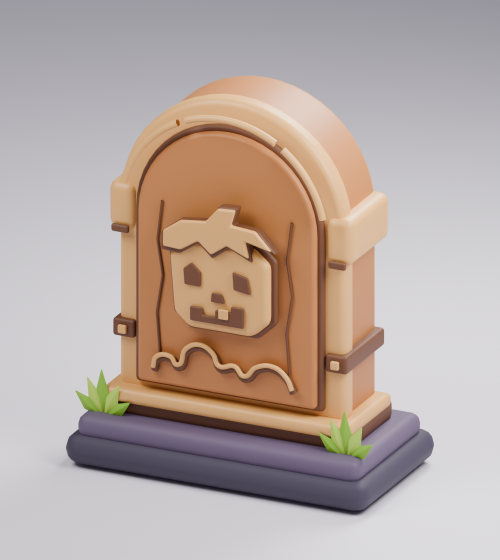
#> input picture art/graves-reference-v2/previews/Grave_Wooden.png, 1000 x 1120 px (shown at 1/2 size); its folder holds 7 pictures in this run
$ python package_review.py
#> lines starting #> are read from the running program, lines starting #| are printed output that depends on the picture
"""Prepare the review boards and verify the standalone GLB payloads."""
import json, math, struct, zipfile
from pathlib import Path
from PIL import Image, ImageDraw, ImageFont

R=Path(__file__).resolve().parent
font='/System/Library/Fonts/Supplemental/Arial.ttf'
bold='/System/Library/Fonts/Supplemental/Arial Bold.ttf'
def f(size,heavy=False):return ImageFont.truetype(bold if heavy else font,size)
names=[('Wooden','Деревянная'),('Stone','Каменная'),('Marble','Мраморная'),('Golden','Золотая'),('Lunar','Лунная')]
sheet=Image.new('RGB',(2500,800),'#F4F0F5');d=ImageDraw.Draw(sheet)
d.text((48,28),'МОГИЛЫ / НОВЫЙ НАБОР',font=f(42,True),fill='#342A45')
d.text((48,86),'3D-модели по референсу • На согласование • В игру не установлены',font=f(25),fill='#746B80')
for i,(kind,title) in enumerate(names):
    im=Image.open(R/'previews'/('Grave_'+kind+'.png')).convert('RGB');im.thumbnail((480,560))
    sheet.paste(im,(i*500+(500-im.width)//2,145))
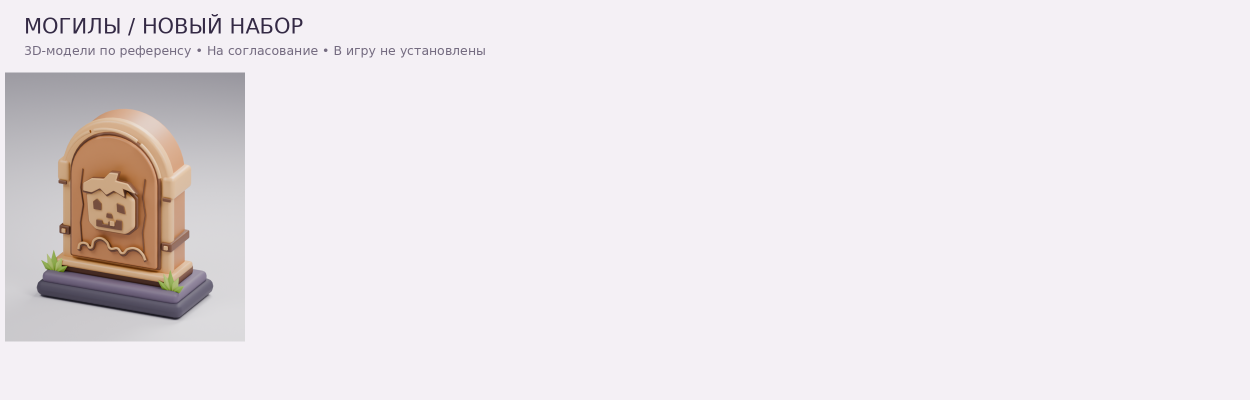
#> sheet: PIL image 2500x800 RGB (shown at 1/2 size); mean R, G, B 235.2, 229.8, 233.4
    d.text((i*500+250,724),title,anchor='mm',font=f(28,True),fill='#342A45')
#> pass 2 of the loop `for i,(kind,title) in enumerate(names):`:
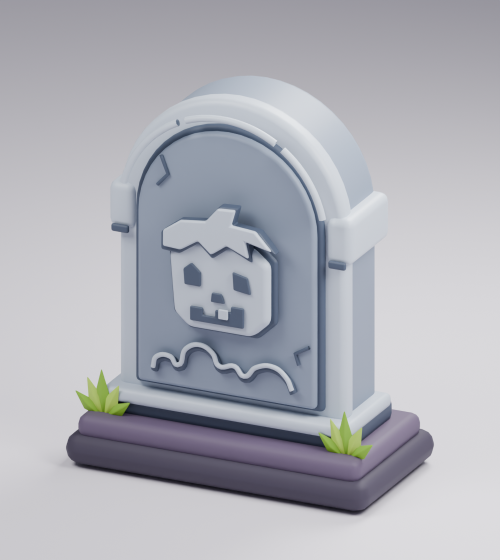
#> input picture art/graves-reference-v2/previews/Grave_Stone.png, 1000 x 1120 px (shown at 1/2 size)
#> pass 3 of the loop `for i,(kind,title) in enumerate(names):`:
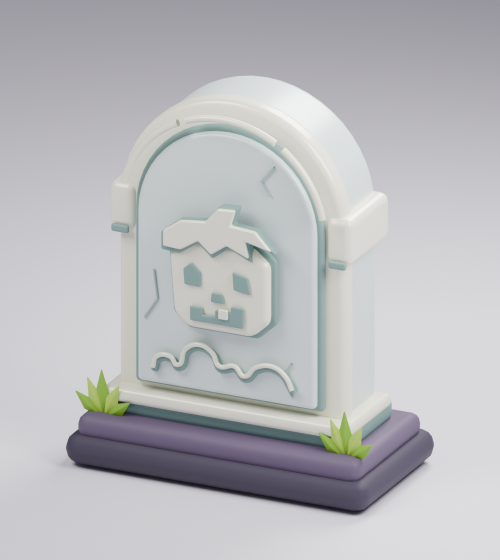
#> input picture art/graves-reference-v2/previews/Grave_Marble.png, 1000 x 1120 px (shown at 1/2 size)
#> the loop made 5 passes; the first 3 are shown
sheet.save(R/'previews'/'lineup.jpg',quality=94)
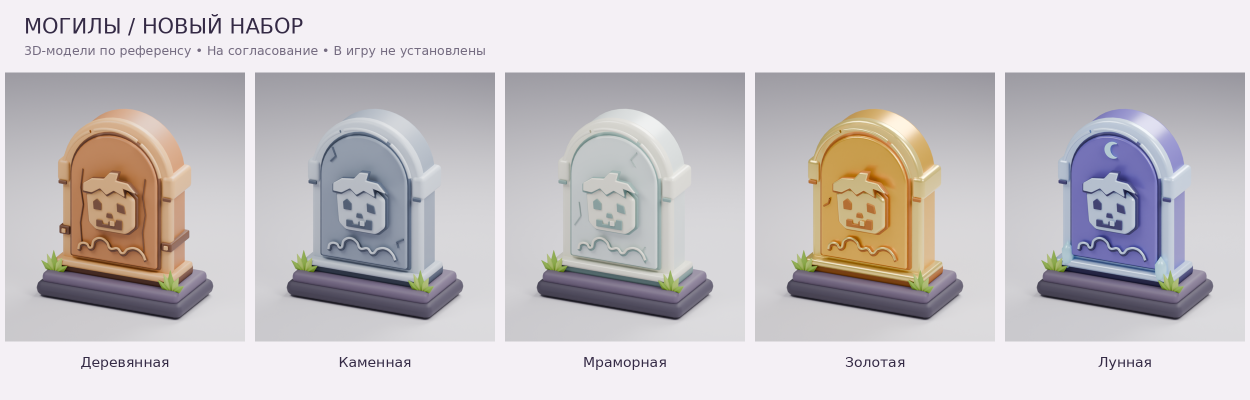
#> saved as lineup.jpg: PIL image 2500x800 RGB (shown at 1/2 size); mean R, G, B 201.2, 196.5, 198.9

sheet=Image.new('RGB',(1800,850),'#F4F0F5');d=ImageDraw.Draw(sheet)
#> after `sheet = Image.new('RGB', (1800, 850), '#F4F0F5')`:
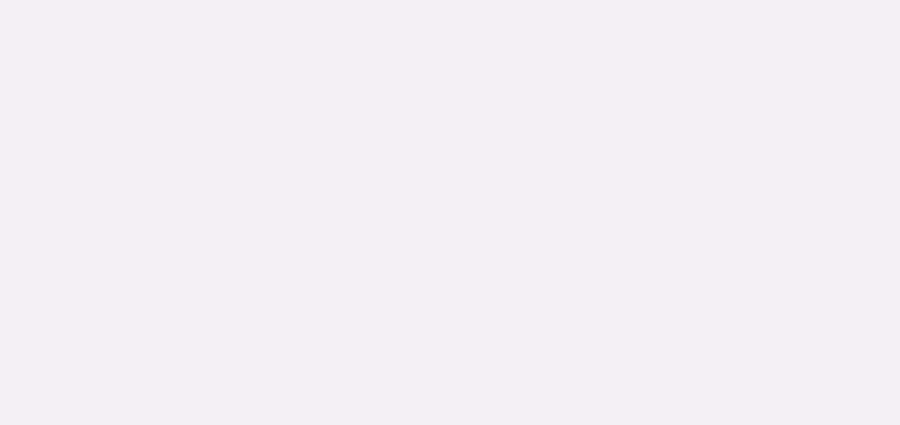
#> sheet: PIL image 1800x850 RGB (shown at 1/2 size); mean R, G, B 244, 240, 245
d.text((40,24),'ЗОЛОТАЯ / ОБЗОР ФОРМЫ',font=f(36,True),fill='#342A45')
for i,(img,title) in enumerate([('Golden_front.png','Спереди'),('Grave_Golden.png','Три четверти'),('Golden_back.png','Сзади')]):
    im=Image.open(R/'previews'/img).convert('RGB');im.thumbnail((580,680))
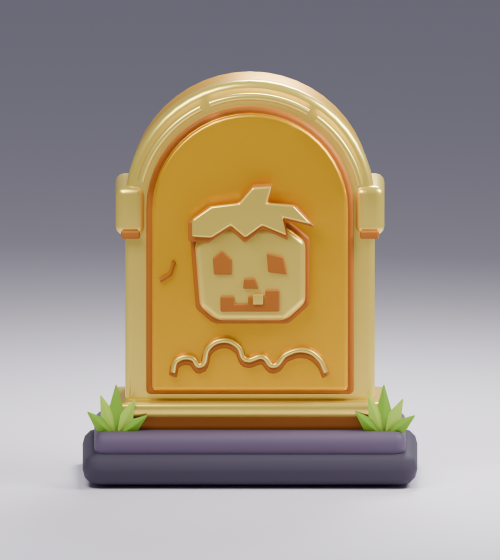
#> input picture art/graves-reference-v2/previews/Golden_front.png, 1000 x 1120 px (shown at 1/2 size)
#> after `im.thumbnail((580, 680))`:
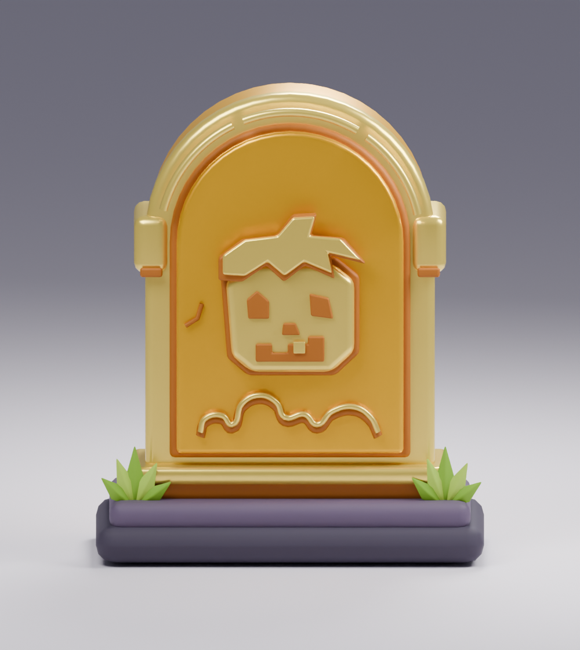
#> im: PIL image 580x650 RGB; mean R, G, B 160, 147.2, 131.9
    sheet.paste(im,(i*600+(600-im.width)//2,92))
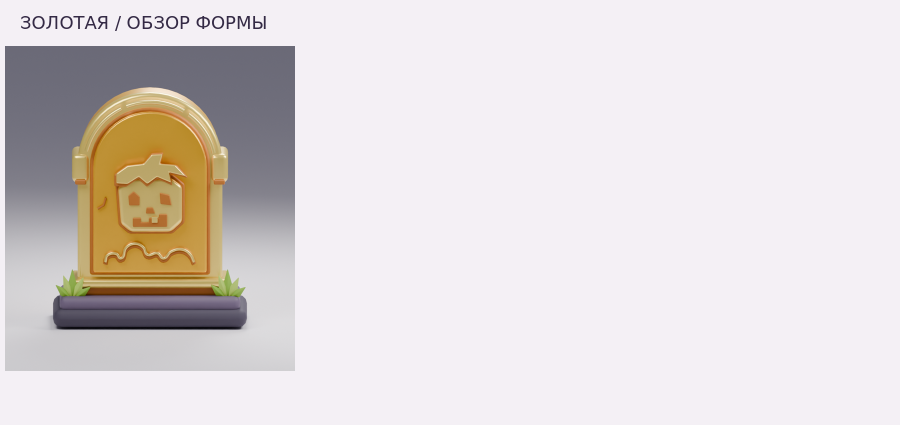
#> sheet: PIL image 1800x850 RGB (shown at 1/2 size); mean R, G, B 222.8, 216.6, 216.7
    d.text((i*600+300,798),title,anchor='mm',font=f(25,True),fill='#342A45')
#> pass 2 of the loop `for i,(img,title) in enumerate([('Golden_front.png','Спереди'),('Grave..`:
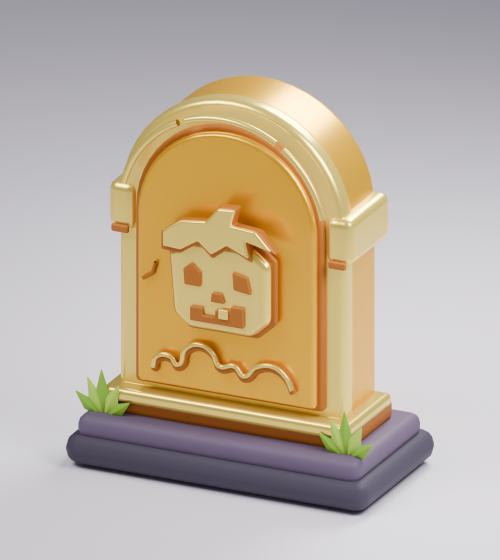
#> input picture art/graves-reference-v2/previews/Grave_Golden.png, 1000 x 1120 px (shown at 1/2 size)
#> `sheet.paste(im,(i*600+(600-im.width)//2,92))`:
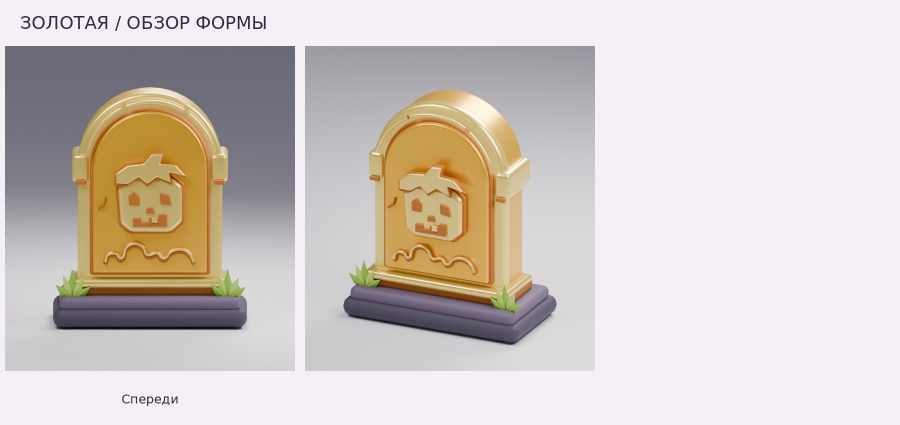
#> sheet: PIL image 1800x850 RGB (shown at 1/2 size); mean R, G, B 208.9, 200.7, 195.8
#> pass 3 of the loop `for i,(img,title) in enumerate([('Golden_front.png','Спереди'),('Grave..`:
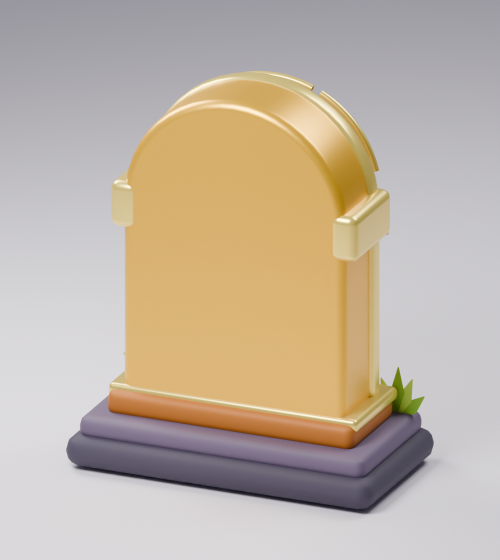
#> input picture art/graves-reference-v2/previews/Golden_back.png, 1000 x 1120 px (shown at 1/2 size)
#> `sheet.paste(im,(i*600+(600-im.width)//2,92))`:
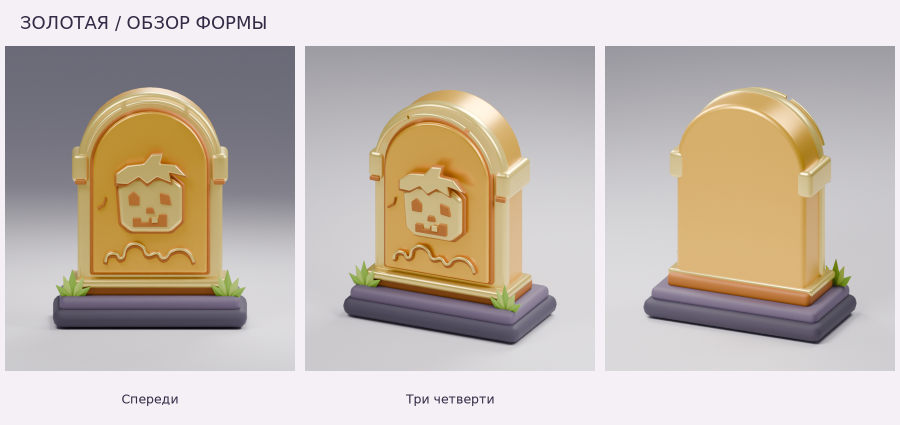
#> sheet: PIL image 1800x850 RGB (shown at 1/2 size); mean R, G, B 195.9, 185.4, 175.6
sheet.save(R/'previews'/'golden_views.jpg',quality=94)
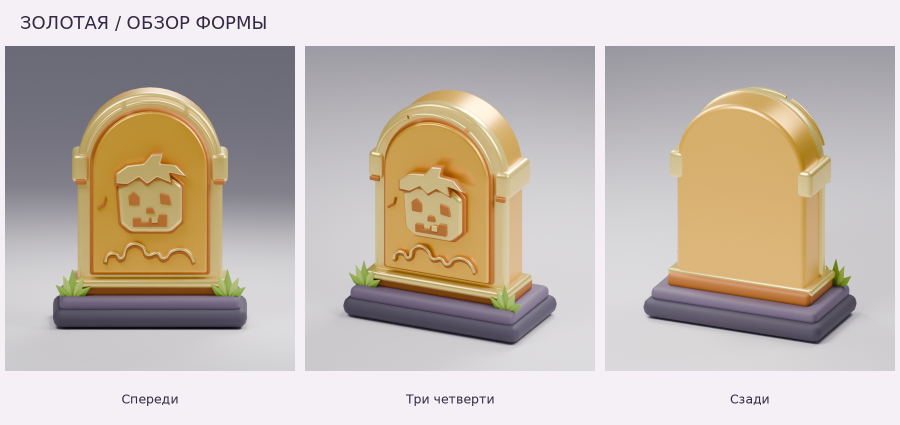
#> saved as golden_views.jpg: PIL image 1800x850 RGB (shown at 1/2 size); mean R, G, B 195.9, 185.3, 175.6

# Read actual exported binary buffers; check index ranges, finite positions and triangle counts.
report=[]
#> (the run stopped early here; a loop or call above may not have finished)
